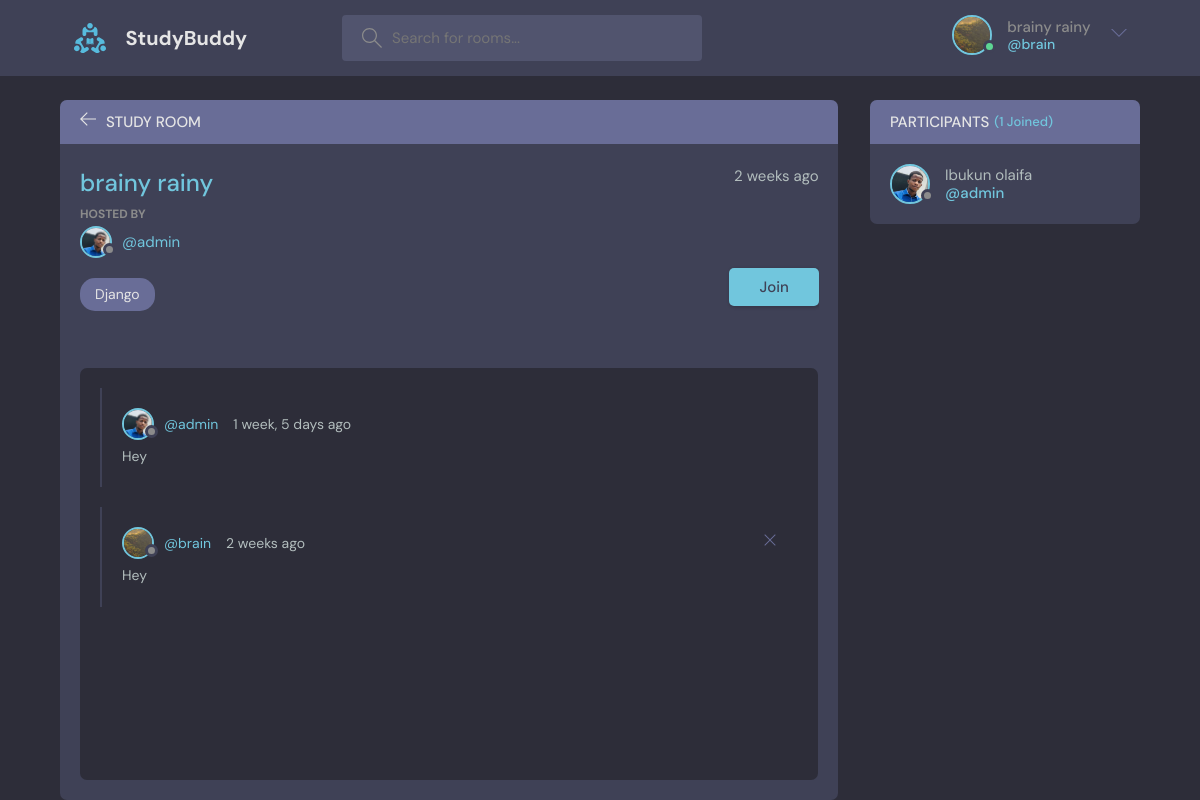
The app's page /room/brainy-rainy/ (signed in) with its own data.
### accounts/models.py (models this page shows, shortened)
class User(AbstractUser):
    name = models.CharField(max_length=200, null=True)
    slug = models.SlugField(unique=True, blank=True, null=True)
    email = models.EmailField(unique=True, null=True)
    bio = models.TextField(null=True, blank=True)
    avatar = models.ImageField(default='avatar.svg', null=True, upload_to=profile_pic)
    USERNAME_FIELD = 'email'
    REQUIRED_FIELDS = []

### base/models.py (models this page shows, shortened)
class Room(models.Model):
    id = models.AutoField(primary_key=True)
    host = models.ForeignKey(User, on_delete=models.SET_NULL, null=True, blank=True)
    slug = models.SlugField(unique=True, blank=True, null=True)
    name = models.CharField(max_length=200)
    topic = models.ForeignKey(Topic, on_delete=models.SET_NULL, null=True)
    participants = models.ManyToManyField(User, related_name='participants', blank=True)
    created_at = models.DateTimeField(auto_now_add=True)
    updated_at = models.DateTimeField(auto_now=True)
    description = models.TextField(null=True, blank=True)
    class Meta:
        ordering = ['-created_at', '-updated_at']

class Topic(models.Model):
    name = models.CharField(max_length=200)
    def __str__(self):
        return self.name

class Message(models.Model):
    user = models.ForeignKey(User, on_delete=models.SET_NULL, null=True, blank=True)
    room = models.ForeignKey(Room, on_delete=models.SET_NULL, null=True)
    body = models.TextField()
    created_at = models.DateTimeField(auto_now_add=True)
    updated_at = models.DateTimeField(auto_now=True)
    class Meta:
        ordering = ['-created_at', '-updated_at']

### base/views.py (the view)
# urls.py: path('room/<slug:slug>/', views.room, name='room'),
@login_required(login_url='accounts:login')
def room(request, slug):
    room = Room.objects.get(slug=slug)
    room_messages = room.message_set.all()
    participants = room.participants.all()
    context = {
        'room':room,
        'room_messages': room_messages,
        'participants':participants,
    }
    return render(request, 'base/room_join.html', context)

### base/templates/base/room_join.html (shortened to what this page needs)
{% extends 'base.html' %}
{% load static %}
{% block content %}
<main class="profile-page layout layout--2">
    <div class="container">
      <div class="room">
        <div class="room__top">
          <div class="room__topLeft">
            <a href="{% url 'base:home' %}">
              <svg version="1.1" xmlns="http://www.w3.org/2000/svg" width="32" height="32" viewBox="0 0 32 32">
                <title>arrow-left</title>
                <path d="M13.723 2.286l-13.723 13.714 13.719 13.714 1.616-1.611-10.96-10.96h27.625v-2.286h-27.625l10.965-10.965-1.616-1.607z"
                ></path>
              </svg>
            </a>
            <h3>Study Room</h3>
          </div>
        </div>
        <div class="room__box scroll">
          <div class="room__header scroll">
            <div class="room__info">
              <h3>{{room.name}}</h3>
              <span>{{room.created_at|timesince}} ago</span>
            </div>
            <div class="room__hosted">
              <p>Hosted By</p>
              <a href="{% url 'accounts:user-profile' room.host.slug%}" class="room__author">
                <div class="avatar avatar--small">
                  <img src="{{room.host.avatar.url}}" />
                </div>
                <span>@{{room.host.username}}</span>
              </a>
            </div>
            <span class="room__topics">{{room.topic}}</span>
            {% if request.user.is_authenticated and not user in room.participants.all%}
            <a class="btn btn--main" href="{% url 'base:room-join' room.slug%}" style="float:right; padding: 0.7rem 3rem;">Join</a>
            {% endif %}
          </div>
          <div class="room__conversation">
            <div class="threads scroll">
            {% for message in room_messages %}
              <div class="thread">
                <div class="thread__top">
                  <div class="thread__author">
                    <a href="{% url 'accounts:user-profile' message.user.slug%}" class="thread__authorInfo">
                      <div class="avatar avatar--small">
                        <img src="{{message.user.avatar.url}}" />
                      </div>
                      <span>@{{message.user.username}}</span>
                    </a>
                    <span class="thread__date">{{message.created_at|timesince}} ago</span>
                  </div>
                  {% if request.user == message.user %}
                  <a href="{% url 'base:delete-message' message.pk%}">
                  <div class="thread__delete">
                    <svg version="1.1" xmlns="http://www.w3.org/2000/svg" width="32" height="32" viewBox="0 0 32 32">
                      <title>remove</title>
                      <path d="M27.314 6.019l-1.333-1.333-9.98 9.981-9.981-9.981-1.333 1.333 9.981 9.981-9.981 9.98 1.333 1.333 9.981-9.98 9.98 9.98 1.333-1.333-9.98-9.98 9.98-9.981z"
                      ></path>
                    </svg>
                  </div>
                </a>
                  {% endif %}
                </div>
                <div class="thread__details">
                 {{message.body}}
                </div>
              </div>
                {% endfor %}
            </div>
          </div>
        </div>
      </div>
      <div class="participants">
        <h3 class="participants__top">Participants <span>({{participants.count}} Joined)</span></h3>
        <div class="participants__list scroll">
          {% for user in participants %}
          <a href="{% url 'accounts:user-profile' user.slug %}" class="participant">
            <div class="avatar avatar--medium">
              <img src="{{user.avatar.url}}" />
            </div>
            <p>
              {{user.name}}
              <span>@{{user.username}}</span>
            </p>
          </a>
          {% endfor %}
        </div>
      </div>
    </div>
  </main>
{% endblock content %}

### templates/partials/navbar.html (shortened to what this page needs)
{% load static %}
<header class="header header--loggedIn">
    <div class="container">
      <a href="{% url 'base:home' %}" class="header__logo">
        <img src="{% static 'assets/logo.svg' %}" />
        <h1>StudyBuddy</h1>
      </a>
      <form class="header__search" method="GET" action="">
        <label>
          <input name='q' placeholder="Search for rooms..." />
        </label>
      </form>
      <nav class="header__menu">
        {% if not request.user.is_authenticated %}
         <a href="{% url 'accounts:login' %}">
          <img src="{% static 'assets/avatar.svg' %}" />
          <p>Login</p>
        </a>
        {% else %}
        <div class="header__user">
          <a href="{% url 'accounts:user-profile' user.slug %}">
            <div class="avatar avatar--medium active">
              <img src="{{request.user.avatar.url}}" />
            </div>
            <p>{% if request.user.name %}{{request.user.name}}{% else %}{{request.user.username}}{% endif %} <span>@{{request.user.username}}</span></p>
          </a>
          <button class="dropdown-button">
            <svg version="1.1" xmlns="http://www.w3.org/2000/svg" width="32" height="32" viewBox="0 0 32 32">
              <title>chevron-down</title>
              <path d="M16 21l-13-13h-3l16 16 16-16h-3l-13 13z"></path>
            </svg>
          </button>
        </div>
        {% endif %}
      </nav>
    </div>
  </header>

### records on screen
User: user.avatar (picture), user.name "brainy rainy", user.username "brain"
Room: name "brainy rainy", created_at "2 weeks", host.avatar (picture), host.username "admin", topic "Django"
Message: user.avatar (picture), user.username "admin", created_at "1 week, 5 days", body "Hey"
Message: user.avatar (picture), user.username "brain", created_at "2 weeks", body "Hey"
User: avatar (picture), name "Ibukun olaifa", username "admin"

### other values on screen
{{ participants.count }} "1"
